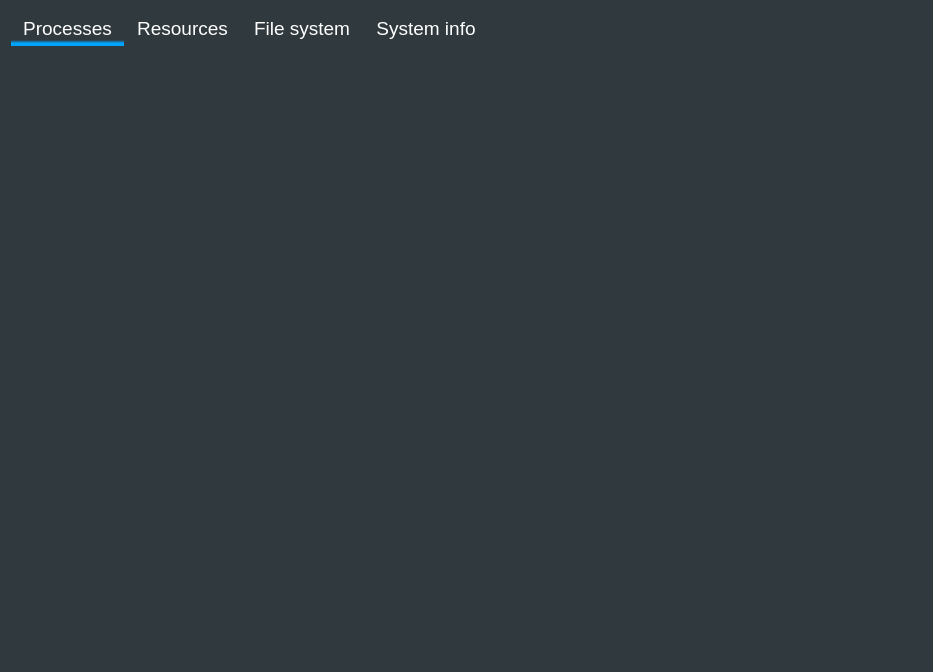
<?xml version="1.0" encoding="UTF-8"?>
<ui version="4.0">
 <class>Form</class>
 <widget class="QWidget" name="Form">
  <property name="geometry">
   <rect>
    <x>0</x>
    <y>0</y>
    <width>933</width>
    <height>672</height>
   </rect>
  </property>
  <property name="windowTitle">
   <string>Form</string>
  </property>
  <property name="styleSheet">
   <string notr="true">background-color: #30393d;</string>
  </property>
  <layout class="QHBoxLayout" name="horizontalLayout">
   <item>
    <widget class="QTabWidget" name="tabWidget">
     <property name="font">
      <font>
       <pointsize>14</pointsize>
      </font>
     </property>
     <property name="layoutDirection">
      <enum>Qt::LeftToRight</enum>
     </property>
     <property name="styleSheet">
      <string notr="true">QTabWidget::pane
{
    top: -8px;
	background-color: white;
	border: None;
}


QTabWidget::tab-bar
{
    alignment: center;
}

QTabBar::tab:selected {
     
	background-color: qlineargradient(spread:pad, x1:0, y1:0.83, x2:0, y2:0.915, stop:0 rgba(48, 57, 61, 255), stop:1 rgba(2, 163, 250, 255));
	color: white;
}
 

QTabBar::tab:!selected {
    background:#30393d;
	color: white;
	margin-bottom: 0px;
	margin-left: 13px;
	margin-right: 13px;
}
</string>
     </property>
     <property name="currentIndex">
      <number>0</number>
     </property>
     <property name="elideMode">
      <enum>Qt::ElideNone</enum>
     </property>
     <property name="usesScrollButtons">
      <bool>true</bool>
     </property>
     <property name="documentMode">
      <bool>false</bool>
     </property>
     <property name="tabsClosable">
      <bool>false</bool>
     </property>
     <property name="tabBarAutoHide">
      <bool>false</bool>
     </property>
     <widget class="QWidget" name="tab">
      <attribute name="title">
       <string>Processes</string>
      </attribute>
     </widget>
     <widget class="QWidget" name="tab_2">
      <attribute name="title">
       <string>Resources</string>
      </attribute>
     </widget>
     <widget class="QWidget" name="tab_3">
      <attribute name="title">
       <string>File system</string>
      </attribute>
      <layout class="QHBoxLayout" name="horizontalLayout_3">
       <item>
        <widget class="QTableWidget" name="fs_table">
         <column>
          <property name="text">
           <string>Device</string>
          </property>
         </column>
         <column>
          <property name="text">
           <string>Directory</string>
          </property>
         </column>
         <column>
          <property name="text">
           <string>Type</string>
          </property>
         </column>
         <column>
          <property name="text">
           <string>Total</string>
          </property>
         </column>
         <column>
          <property name="text">
           <string>Free</string>
          </property>
         </column>
         <column>
          <property name="text">
           <string>Used</string>
          </property>
         </column>
        </widget>
       </item>
      </layout>
     </widget>
     <widget class="QWidget" name="tab_4">
      <attribute name="title">
       <string>System info</string>
      </attribute>
      <layout class="QHBoxLayout" name="horizontalLayout_2">
       <item>
        <widget class="QPlainTextEdit" name="info">
         <property name="font">
          <font>
           <pointsize>12</pointsize>
          </font>
         </property>
         <property name="styleSheet">
          <string notr="true">color: white;
border: none;</string>
         </property>
         <property name="readOnly">
          <bool>true</bool>
         </property>
        </widget>
       </item>
      </layout>
     </widget>
    </widget>
   </item>
  </layout>
 </widget>
 <resources/>
 <connections/>
</ui>
